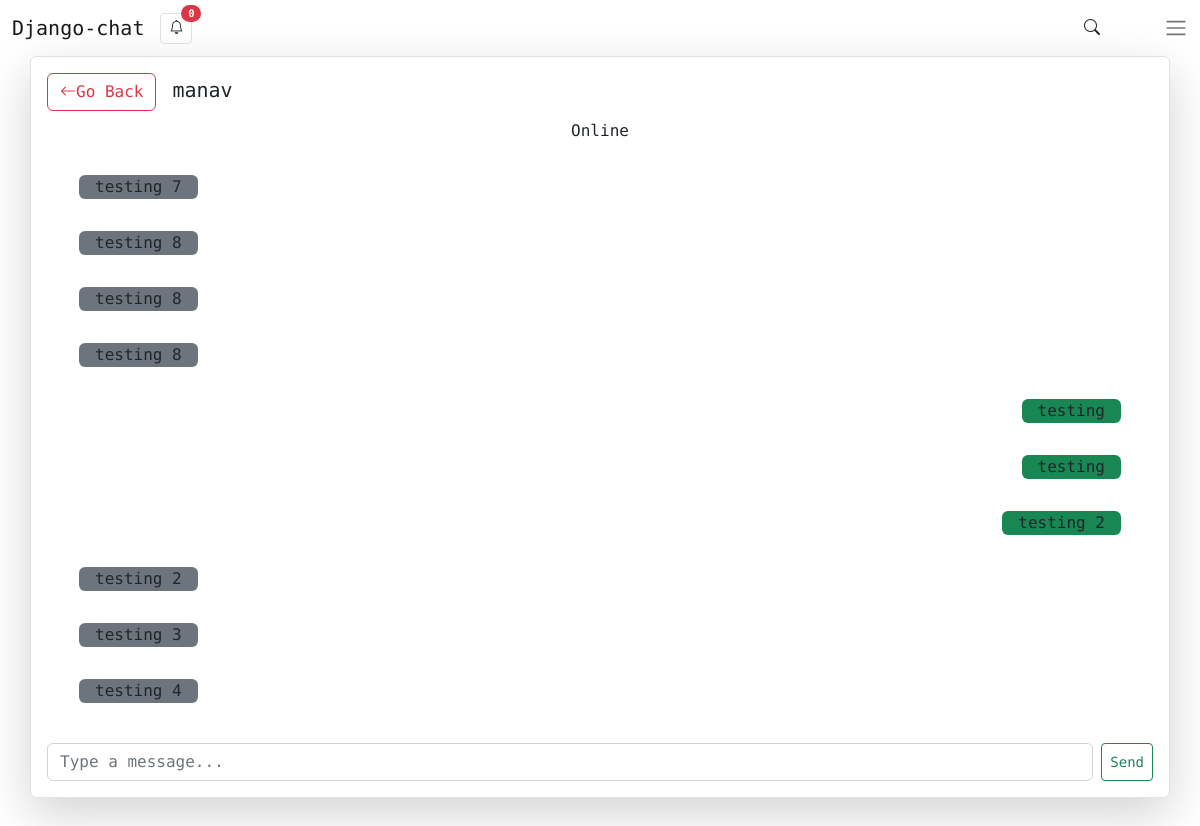
Screenshot of /chats/ChatRoom/1 (signed in) with the database file from the repository.
### chats/models.py (models this page shows)
class PersonalChatRoom(models.Model):
    RoomName=models.CharField(max_length=255,blank=True,null=True)
    members=models.ManyToManyField(User,related_name='members')
    chats=models.ManyToManyField(PersonalChat,null=True,blank=True)
    timestamp=models.DateTimeField(auto_now_add=True)
    last_updated=models.DateTimeField(auto_now=True)
    members_online=models.ManyToManyField(User,blank=True,null=True,related_name='online_members')
    objects=PersonalChatRoomManager()

class PersonalChat(models.Model):
    chat=models.CharField(max_length=500,null=False,blank=False)
    sender=models.ForeignKey(User,on_delete=models.CASCADE,related_name='sender')
    reciever=models.ForeignKey(User,related_name='reciever',on_delete=models.CASCADE,null=False,blank=False)
    timestamp=models.DateTimeField(auto_now_add=True)
    viewed_by=models.ManyToManyField(User,null=True,blank=True)
    def __str__(self):
        return f'{self.chat}'
    objects=PersonalChatManager()

### chats/views.py (the view)
# urls.py: path('ChatRoom/<int:pk>',create_personal_room,name='create_personal_room'),
def create_personal_room(request,pk):
    user_id=pk
    current_user=request.user
    chat_partner=User.objects.get(id=user_id)
    RoomObject=PersonalChatRoom.objects.new_or_get(request,chat_partner)
    for i in RoomObject.chats.all():
        i.viewed_by.add(current_user)
    context={
        'chat_partner':chat_partner,
        'RoomObject':RoomObject,
    }
    return render(request,'chats/personal_chat_room.html',context)

### chats/models.py (called while the page is built)
    def new_or_get(self,request,chat_partner):
        current_user=request.user
        chat_partner=chat_partner
        chat_roomobj=PersonalChatRoom.objects.all()
        if chat_roomobj:
            for i in chat_roomobj:
                if current_user in i.members.all() and chat_partner in i.members.all():
                    room_obj=i
                    print(room_obj)
                    return room_obj
            room_obj=PersonalChatRoom.objects.create()
            room_obj.members.add(current_user)
            room_obj.members.add(chat_partner)
            return room_obj
        else:
            room_obj=PersonalChatRoom.objects.create()
            room_obj.members.add(current_user)
            room_obj.members.add(chat_partner)
            return room_obj

### django_chat/templatetags/custom_tags.py (called while the page is built)
@register.filter
def get_counter(user):
    chatroom_obj=PersonalChatRoom.objects.filter(members=user)
    room_partners={}
    for i in chatroom_obj:
        room_partners.update({i.members.all().exclude(username=user.username):i.members.all().exclude(username=user.username)})
    RoomObjects={}
    for i in chatroom_obj:
        RoomObjects.update({i:i})
    count=0
    for i in RoomObjects:
        for j in i.chats.all():
            if user in j.viewed_by.all():
                pass
            else:
                count+=1
        return count

@register.filter
def remove_unnecessary(value):
    s1="".join(c for c in value if c.isalpha())
    return s1

### chats/templates/chats/personal_chat_room.html (shortened to what this page needs)
{% extends 'base.html' %}
{% block content %}
{% load custom_tags %}
<div class="container card shadow-lg p-3 rounded other-components border" style="font-family: 'Open Sans', sans-serif !important;">
    <h5 class="card-title"><a href="{% url 'home' %}" class="bi bi-arrow-left me-3 btn btn-outline-danger">Go Back</a>{{chat_partner}}</h5>
    <span style='' class='{{chat_partner.id}} text-center' >{{chat_partner.first_name}}</span>
    <div class="card-body messagebody mb-2" id='messagebody' style="overflow-y: scroll;">
        {% for i in RoomObject.chats.all %}
        {% if i.sender == request.user %}
        <div class="card border-0 other-components senderchats">
            <div class="card-body">
              <span class='bg-success px-3 rounded' style='float:right'>{{i}}</span>
            </div>
          </div>
        {% else %}
        <div class="card border-0 other-components recieverchats">
            <div class="card-body">
              <span class='bg-secondary px-3 rounded' style='float:left'>{{i}}</span>
            </div>
          </div>
        {% endif %}
        {% endfor %}
    </div>
    <form class="d-flex" role="search">
        <input class="form-control me-2" type="text" placeholder="Type a message..." id='ChatInput'>
        <button class="btn btn-outline-success btn-sm" type="submit" id='ChatSubmit'>Send</button>
      </form>
    </div>
{% endblock content %}

### templates/nav.html (shortened to what this page needs)
{% load custom_tags %}
<nav class="navbar navbar-expand">
    <div class="container-fluid">
      <a class="navbar-brand" href="{% url 'home' %}">Django-chat</a>
      <button type="button" class="btn other-components border btn-sm position-relative">
        <i class="bi bi-bell"></i>
        <span class="position-absolute top-0 start-100 translate-middle badge rounded-pill bg-danger navmessagecount">
          {{request.user | get_counter}}
        </span>
      </button>
      <div class="collapse navbar-collapse" id="navbarSupportedContent">
        {% include 'snippets/search_form.html' %}
        <div class="nav-item dropdown d-flex">
          <a class="nav-link" href="#" role="button" data-bs-toggle="dropdown" aria-expanded="false">
            <span class="navbar-toggler-icon"></span>
          </a>
        </div>
      </div>
    </div>
  </nav>

### static/css/master.css (style rules this page uses)
* { font-family: 'Fira Code', monospace; }

### rows the page displays
PersonalChat: chat "testing 7"
PersonalChat: chat "testing 8"
PersonalChat: chat "testing 8"
PersonalChat: chat "testing 8"
PersonalChat: chat "testing"
PersonalChat: chat "testing"
PersonalChat: chat "testing 2"
PersonalChat: chat "testing 2"
PersonalChat: chat "testing 3"
PersonalChat: chat "testing 4"

### other values shown
{{ request.user | get_counter }} "0"
{{ chat_partner }} "manav"
{{ chat_partner.first_name }} "Online"
